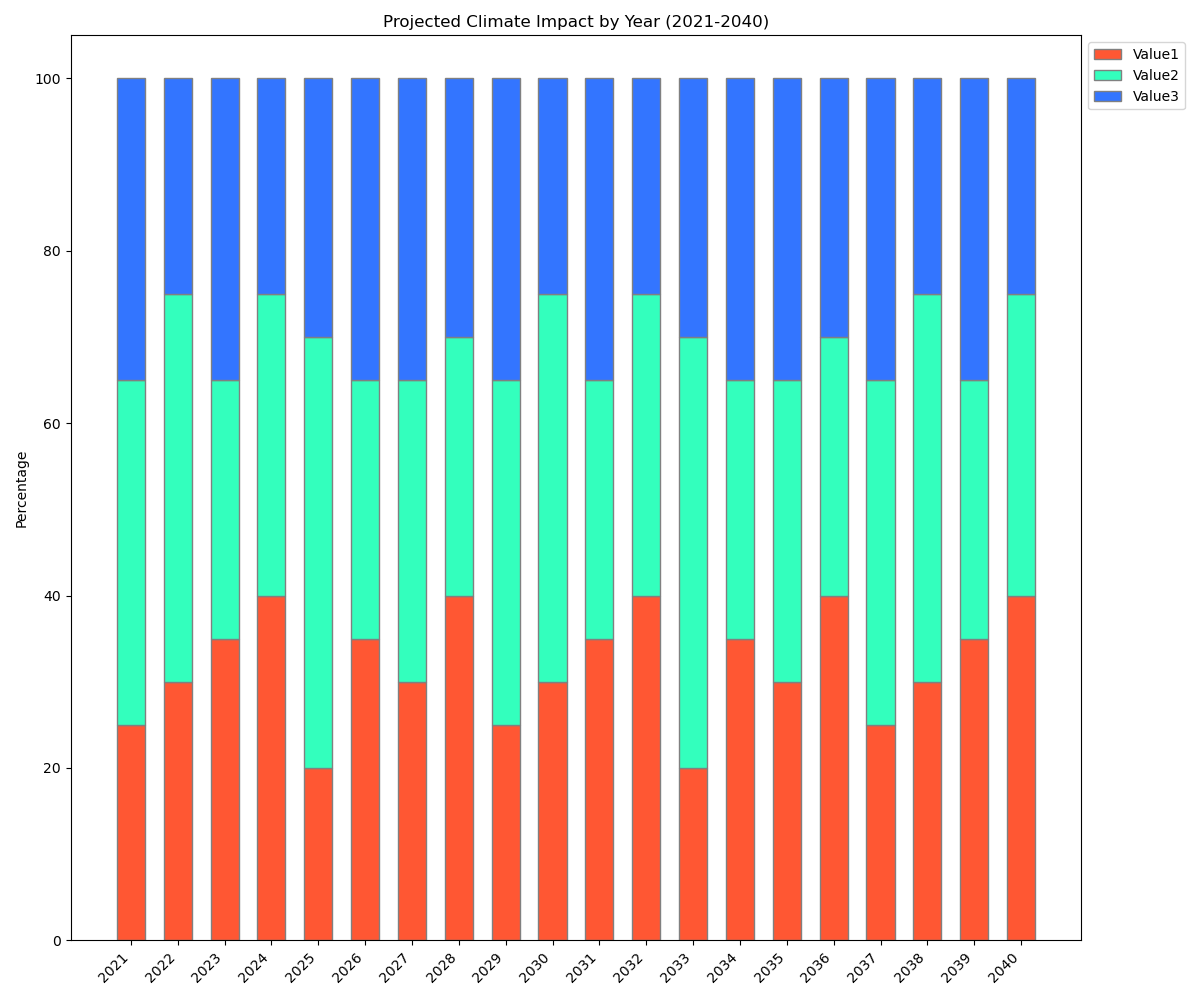

The script that drew this image:

import matplotlib.pyplot as plt
import numpy as np

data = np.array([
    [25, 40, 35],
    [30, 45, 25],
    [35, 30, 35],
    [40, 35, 25],
    [20, 50, 30],
    [35, 30, 35],
    [30, 35, 35],
    [40, 30, 30],
    [25, 40, 35],
    [30, 45, 25],
    [35, 30, 35],
    [40, 35, 25],
    [20, 50, 30],
    [35, 30, 35],
    [30, 35, 35],
    [40, 30, 30],
    [25, 40, 35],
    [30, 45, 25],
    [35, 30, 35],
    [40, 35, 25]
])

categories = ['2021', '2022', '2023', '2024', '2025', '2026', '2027', '2028', '2029', '2030', 
              '2031', '2032', '2033', '2034', '2035', '2036', '2037', '2038', '2039', '2040']

fig, ax = plt.subplots(figsize=(12, 10))

bars1 = data[:, 0]
bars2 = data[:, 1]
bars3 = data[:, 2]

bar_width = 0.6
x = np.arange(len(categories))

ax.bar(x, bars1, color='#FF5733', edgecolor='grey', width=bar_width, label='Value1')
ax.bar(x, bars2, bottom=bars1, color='#33FFBD', edgecolor='grey', width=bar_width, label='Value2')
ax.bar(x, bars3, bottom=bars1+bars2, color='#3375FF', edgecolor='grey', width=bar_width, label='Value3')

ax.set_ylabel('Percentage')
ax.set_title('Projected Climate Impact by Year (2021-2040)')
ax.set_xticks(x)
ax.set_xticklabels(categories, rotation=45, ha='right')
ax.legend(loc='upper left', bbox_to_anchor=(1, 1))

plt.tight_layout()
plt.show()
